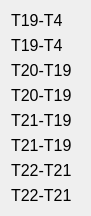
     <widget class="QWidget" name="layoutWidget">
      <property name="geometry">
       <rect>
        <x>220</x>
        <y>640</y>
        <width>91</width>
        <height>151</height>
       </rect>
      </property>
      <layout class="QVBoxLayout" name="verticalLayout_29">
       <item>
        <widget class="QLabel" name="label_358">
         <property name="font">
          <font>
           <pointsize>12</pointsize>
          </font>
         </property>
         <property name="text">
          <string>Т19-Т4</string>
         </property>
        </widget>
       </item>
       <item>
        <widget class="QLabel" name="label_359">
         <property name="font">
          <font>
           <pointsize>12</pointsize>
          </font>
         </property>
         <property name="text">
          <string>Т19-Т4</string>
         </property>
        </widget>
       </item>
       <item>
        <widget class="QLabel" name="label_360">
         <property name="font">
          <font>
           <pointsize>12</pointsize>
          </font>
         </property>
         <property name="text">
          <string>Т20-Т19</string>
         </property>
        </widget>
       </item>
       <item>
        <widget class="QLabel" name="label_361">
         <property name="font">
          <font>
           <pointsize>12</pointsize>
          </font>
         </property>
         <property name="text">
          <string>Т20-Т19</string>
         </property>
        </widget>
       </item>
       <item>
        <widget class="QLabel" name="label_362">
         <property name="font">
          <font>
           <pointsize>12</pointsize>
          </font>
         </property>
         <property name="text">
          <string>Т21-Т19</string>
         </property>
        </widget>
       </item>
       <item>
        <widget class="QLabel" name="label_363">
         <property name="font">
          <font>
           <pointsize>12</pointsize>
          </font>
         </property>
         <property name="text">
          <string>Т21-Т19</string>
         </property>
        </widget>
       </item>
       <item>
        <widget class="QLabel" name="label_364">
         <property name="font">
          <font>
           <pointsize>12</pointsize>
          </font>
         </property>
         <property name="text">
          <string>Т22-Т21</string>
         </property>
        </widget>
       </item>
       <item>
        <widget class="QLabel" name="label_365">
         <property name="font">
          <font>
           <pointsize>12</pointsize>
          </font>
         </property>
         <property name="text">
          <string>Т22-Т21</string>
         </property>
        </widget>
       </item>
      </layout>
     </widget>
